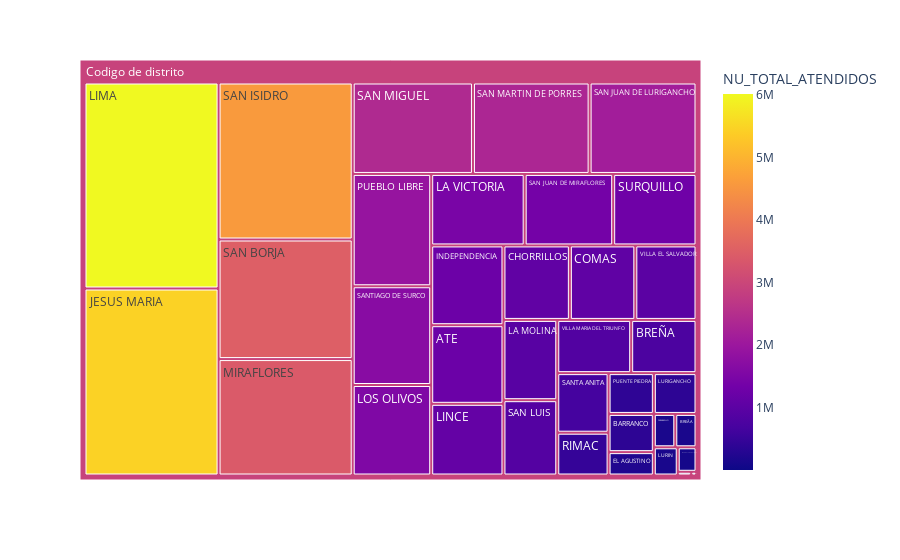

The notebook cell saved with this chart:
### Code cell
data_temp = data_lima_m.groupby(['DISTRITO']).agg({ 'NU_TOTAL_ATENDIDOS': "sum"})
data_temp = data_temp.sort_values(by=['DISTRITO']).reset_index()

fig = px.treemap(data_temp, path=[px.Constant('Codigo de distrito'),'DISTRITO'], values='NU_TOTAL_ATENDIDOS',
                  color='NU_TOTAL_ATENDIDOS', hover_data=['DISTRITO'])
fig.show()

### Figure 1 — Plotly figure (JSON) as saved in the notebook; plotly's stock layout.template omitted (floating-point values rounded to 4 significant figures)
{"data": [{"branchvalues": "total", "customdata": [["ATE", 1237108], ["BARRANCO", 376251], ["BREÃA", 154109], ["BREÑA", 757016], ["CARABAYLLO", 155904], ["CHACLACAYO", 4291], ["CHORRILLOS", 1077053], ["COMAS", 1061617], ["EL AGUSTINO", 230059], ["INDEPENDENCIA", 1254895], ["JESUS MARIA", 5459961], ["LA MOLINA", 940301], ["LA VICTORIA", 1454932], ["LIMA", 6015148], ["LINCE", 1127752], ["LOS OLIVOS", 1547065], ["LURIGANCHO", 378972], ["LURIN", 147004], ["MAGDALENA DEL MAR", 100052], ["MIRAFLORES", 3401174], ["PUEBLO LIBRE", 1919868], ["PUENTE PIEDRA", 402217], ["RIMAC", 478231], ["SAN BARTOLO", 10896], ["SAN BORJA", 3492492], ["SAN ISIDRO", 4586090], ["SAN JUAN DE LURIGANCHO", 2128508], ["SAN JUAN DE MIRAFLORES", 1377509], ["SAN LUIS", 882520], ["SAN MARTIN DE PORRES", 2323451], ["SAN MIGUEL", 2394611], ["SANTA ANITA", 666015], ["SANTIAGO DE SURCO", 1687939], ["SURQUILLO", 1297054], ["VILLA EL SALVADOR", 992327], ["VILLA MARIA DEL TRIUNFO", 856485], ["(?)", 2920000.0]], "domain": {"x": [0, 1], "y": [0, 1]}, "hovertemplate": "labels=%{label}<br>NU_TOTAL_ATENDIDOS_sum=%{value}<br>parent=%{parent}<br>id=%{id}<br>DISTRITO=%{customdata[0]}<br>NU_TOTAL_ATENDIDOS=%{color}<extra></extra>", "ids": ["Codigo de distrito/ATE", "Codigo de distrito/BARRANCO", "Codigo de distrito/BREÃA", "Codigo de distrito/BREÑA", "Codigo de distrito/CARABAYLLO", "Codigo de distrito/CHACLACAYO", "Codigo de distrito/CHORRILLOS", "Codigo de distrito/COMAS", "Codigo de distrito/EL AGUSTINO", "Codigo de distrito/INDEPENDENCIA", "Codigo de distrito/JESUS MARIA", "Codigo de distrito/LA MOLINA", "Codigo de distrito/LA VICTORIA", "Codigo de distrito/LIMA", "Codigo de distrito/LINCE", "Codigo de distrito/LOS OLIVOS", "Codigo de distrito/LURIGANCHO", "Codigo de distrito/LURIN", "Codigo de distrito/MAGDALENA DEL MAR", "Codigo de distrito/MIRAFLORES", "Codigo de distrito/PUEBLO LIBRE", "Codigo de distrito/PUENTE PIEDRA", "Codigo de distrito/RIMAC", "Codigo de distrito/SAN BARTOLO", "Codigo de distrito/SAN BORJA", "Codigo de distrito/SAN ISIDRO", "Codigo de distrito/SAN JUAN DE LURIGANCHO", "Codigo de distrito/SAN JUAN DE MIRAFLORES", "Codigo de distrito/SAN LUIS", "Codigo de distrito/SAN MARTIN DE PORRES", "Codigo de distrito/SAN MIGUEL", "Codigo de distrito/SANTA ANITA", "Codigo de distrito/SANTIAGO DE SURCO", "Codigo de distrito/SURQUILLO", "Codigo de distrito/VILLA EL SALVADOR", "Codigo de distrito/VILLA MARIA DEL TRIUNFO", "Codigo de distrito"], "labels": ["ATE", "BARRANCO", "BREÃA", "BREÑA", "CARABAYLLO", "CHACLACAYO", "CHORRILLOS", "COMAS", "EL AGUSTINO", "INDEPENDENCIA", "JESUS MARIA", "LA MOLINA", "LA VICTORIA", "LIMA", "LINCE", "LOS OLIVOS", "LURIGANCHO", "LURIN", "MAGDALENA DEL MAR", "MIRAFLORES", "PUEBLO LIBRE", "PUENTE PIEDRA", "RIMAC", "SAN BARTOLO", "SAN BORJA", "SAN ISIDRO", "SAN JUAN DE LURIGANCHO", "SAN JUAN DE MIRAFLORES", "SAN LUIS", "SAN MARTIN DE PORRES", "SAN MIGUEL", "SANTA ANITA", "SANTIAGO DE SURCO", "SURQUILLO", "VILLA EL SALVADOR", "VILLA MARIA DEL TRIUNFO", "Codigo de distrito"], "marker": {"coloraxis": "coloraxis", "colors": [1237108, 376251, 154109, 757016, 155904, 4291, 1077053, 1061617, 230059, 1254895, 5459961, 940301, 1454932, 6015148, 1127752, 1547065, 378972, 147004, 100052, 3401174, 1919868, 402217, 478231, 10896, 3492492, 4586090, 2128508, 1377509, 882520, 2323451, 2394611, 666015, 1687939, 1297054, 992327, 856485, 2920000.0]}, "name": "", "parents": ["Codigo de distrito", "Codigo de distrito", "Codigo de distrito", "Codigo de distrito", "Codigo de distrito", "Codigo de distrito", "Codigo de distrito", "Codigo de distrito", "Codigo de distrito", "Codigo de distrito", "Codigo de distrito", "Codigo de distrito", "Codigo de distrito", "Codigo de distrito", "Codigo de distrito", "Codigo de distrito", "Codigo de distrito", "Codigo de distrito", "Codigo de distrito", "Codigo de distrito", "Codigo de distrito", "Codigo de distrito", "Codigo de distrito", "Codigo de distrito", "Codigo de distrito", "Codigo de distrito", "Codigo de distrito", "Codigo de distrito", "Codigo de distrito", "Codigo de distrito", "Codigo de distrito", "Codigo de distrito", "Codigo de distrito", "Codigo de distrito", "Codigo de distrito", "Codigo de distrito", ""], "type": "treemap", "values": [1237108, 376251, 154109, 757016, 155904, 4291, 1077053, 1061617, 230059, 1254895, 5459961, 940301, 1454932, 6015148, 1127752, 1547065, 378972, 147004, 100052, 3401174, 1919868, 402217, 478231, 10896, 3492492, 4586090, 2128508, 1377509, 882520, 2323451, 2394611, 666015, 1687939, 1297054, 992327, 856485, 52376877]}], "layout": {"coloraxis": {"colorbar": {"title": {"text": "NU_TOTAL_ATENDIDOS"}}, "colorscale": [[0, "#0d0887"], [0.1111, "#46039f"], [0.2222, "#7201a8"], [0.3333, "#9c179e"], [0.4444, "#bd3786"], [0.5556, "#d8576b"], [0.6667, "#ed7953"], [0.7778, "#fb9f3a"], [0.8889, "#fdca26"], [1, "#f0f921"]]}, "legend": {"tracegroupgap": 0}, "margin": {"t": 60}}}
